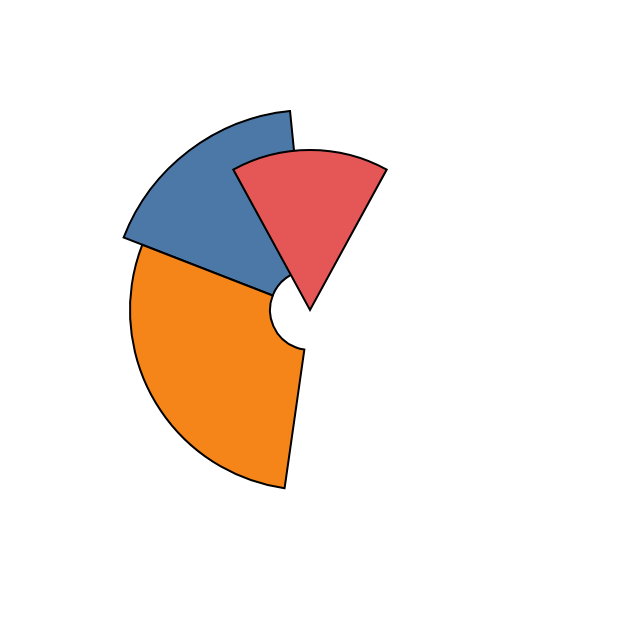

The Vega-Lite source for this figure:
### Vega specification from a JSON file in a GitHub repository (floating-point values rounded to 4 significant figures)
{"$schema": "https://vega.github.io/schema/vega/v6.json", "width": 300, "height": 300, "padding": 5, "autosize": "none", "background": "white", "data": [{"name": "t", "values": [{"i": 0, "a0": -1.2, "a1": -0.1, "ir": 20, "or": 100}, {"i": 1, "a0": -3, "a1": -1.2, "ir": 20, "or": 90}, {"i": 2, "a0": 0.5, "a1": -0.5, "ir": 0, "or": 80}]}], "scales": [{"name": "c", "type": "ordinal", "domain": {"data": "t", "field": "i"}, "range": "category"}], "marks": [{"type": "arc", "from": {"data": "t"}, "encode": {"update": {"x": {"value": 150}, "y": {"value": 150}, "startAngle": {"field": "a0"}, "endAngle": {"field": "a1"}, "innerRadius": {"field": "ir"}, "outerRadius": {"field": "or"}, "fill": {"scale": "c", "field": "i"}, "stroke": {"value": "black"}, "strokeWidth": {"value": 1}}}}]}
